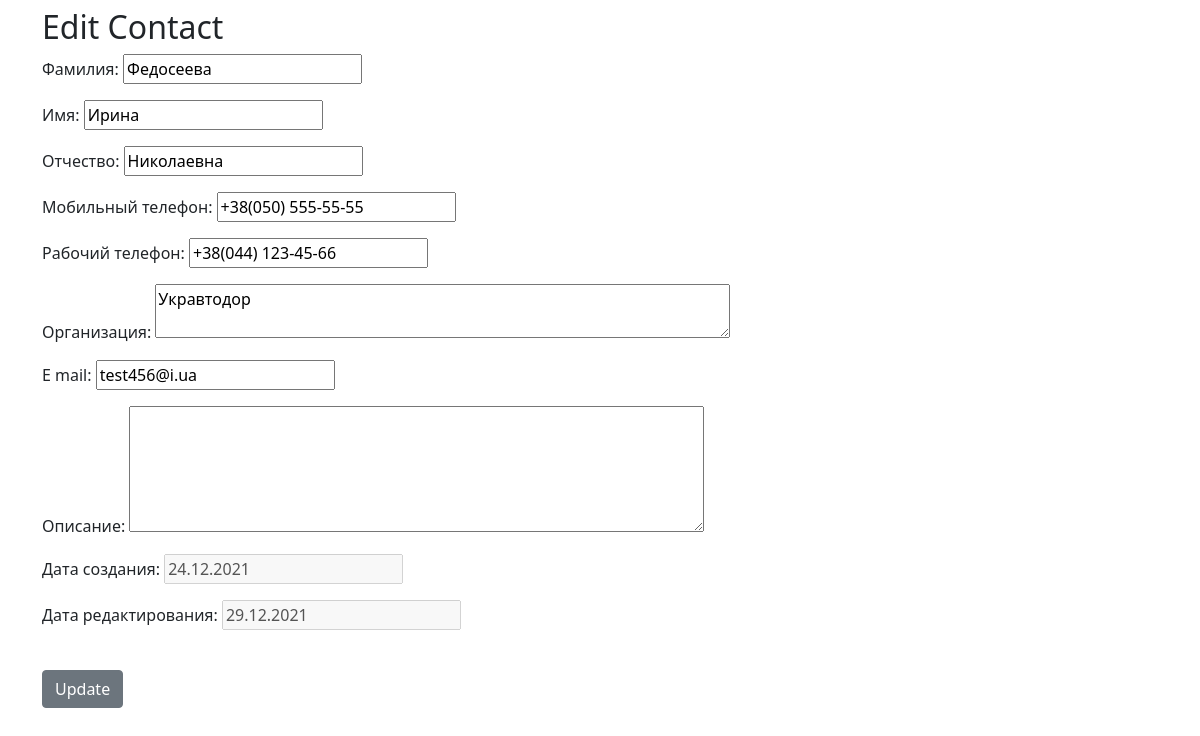
The app's page /update/2/ with its own data.
### contact/models.py (models this page shows, shortened)
class Contact(models.Model):
    last_name = models.CharField("Фамилия", max_length=100)
    name = models.CharField("Имя", max_length=100)
    middle_name = models.CharField("Отчество", max_length=100)
    mobile_phone = models.CharField("Мобильный телефон", max_length=20)
    work_phone = models.CharField("Рабочий телефон", max_length=20)
    organization = models.CharField("Организация", max_length=100)
    e_mail = models.EmailField()
    info = models.TextField("Описание", blank=True)
    create_data = models.DateField("Дата создания", default=date.today)
    edit_data = models.DateField("Дата редактирования", default=date.today)
    class Meta:
        verbose_name = "Контакт"
        verbose_name_plural = "Контакты"

### contact/views.py (the view)
# urls.py: path("update/<int:pk>/", updatecontact, name='updatecontact'),
def updatecontact(request, pk):
    contact = Contact.objects.get(id=pk)
    form = AddContactForm(request.POST or None, instance = contact)
    if form.is_valid():
        form.save()
        return  redirect('home')
    return render(request, "contact/updatecontact.html", {"contact": contact, 'form':form})

### contact/forms.py
class AddContactForm(forms.ModelForm):
        def __init__(self, *args, **kwargs):
            super().__init__(*args, **kwargs)
            self.fields['create_data'].disabled = True
            self.fields['edit_data'].disabled = True
        class Meta:
            model = Contact
            fields = ['last_name',
                      'name',
                      'middle_name',
                      'mobile_phone',
                      'work_phone',
                      'organization',
                      'e_mail',
                      'info',
                      'create_data',
                      'edit_data',
                      ]
            widgets = {
                'organization': forms.Textarea(attrs={'cols':60, 'rows':2}),
                'info': forms.Textarea(attrs={'cols': 60, 'rows': 5})
            }

### templates/contact/updatecontact.html (shortened to what this page needs)
<!DOCTYPE html>
{% load static %}
<html lang='en'>
<head>
	<link rel='stylesheet' href="{% static 'css/bootstrap.min.css' %}" >
</head>
{% block content %}
<div class="container">
    <h2 class="my-2">Edit Contact</h2>
    <form action="" method=POST>
        {{form.as_p}}
        <br/>
        <input type="submit" value="Update" class="btn btn-secondary">
    </form>
</div>
{% endblock %}

### records on screen
Contact: last_name "Федосеева", name "Ирина", middle_name "Николаевна", mobile_phone "+38(050) 555-55-55", work_phone "+38(044) 123-45-66", organization "Укравтодор", e_mail "test456@i.ua", create_data "24.12.2021", edit_data "29.12.2021"
